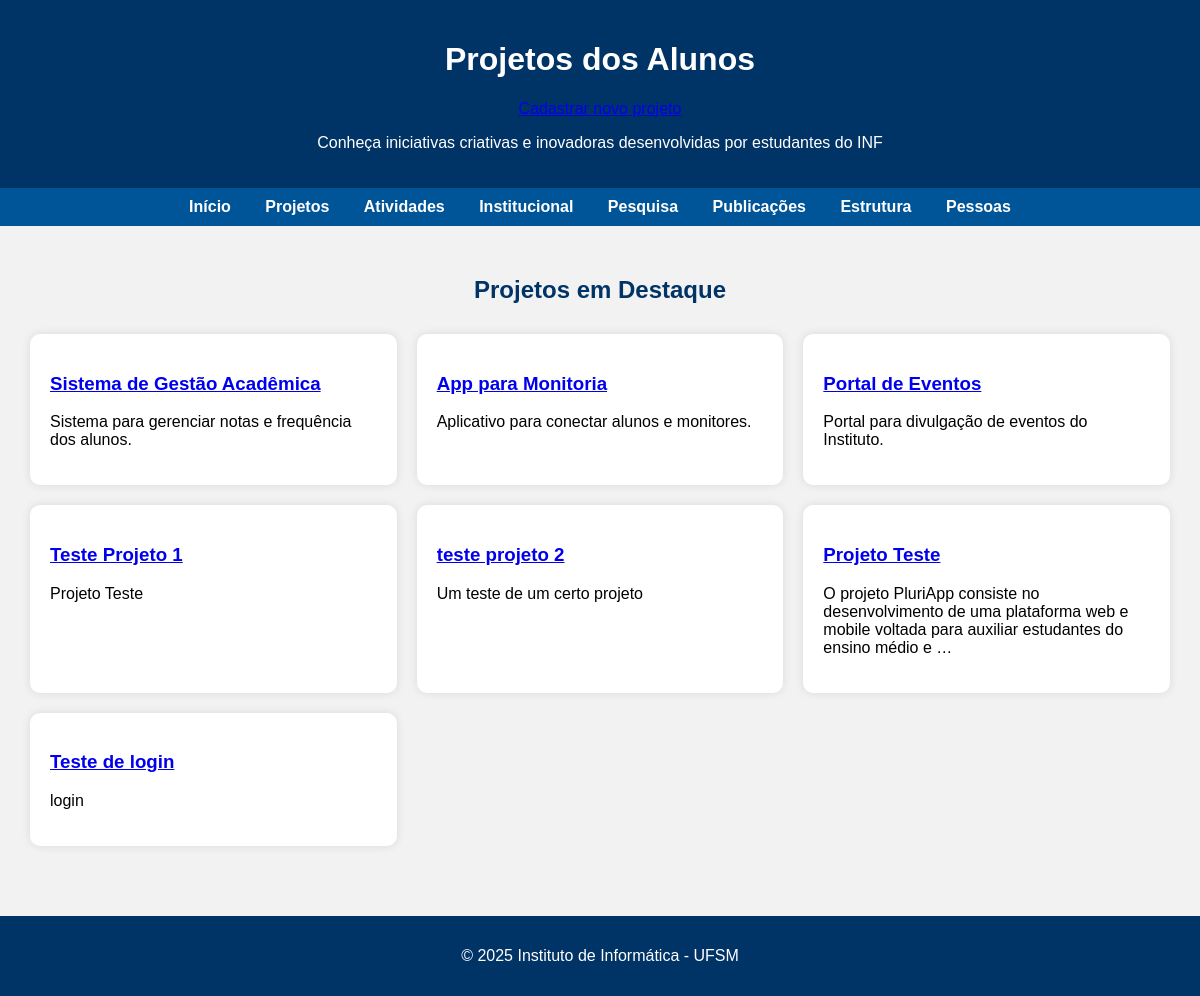
Page /projetos/ on the earlier database version.
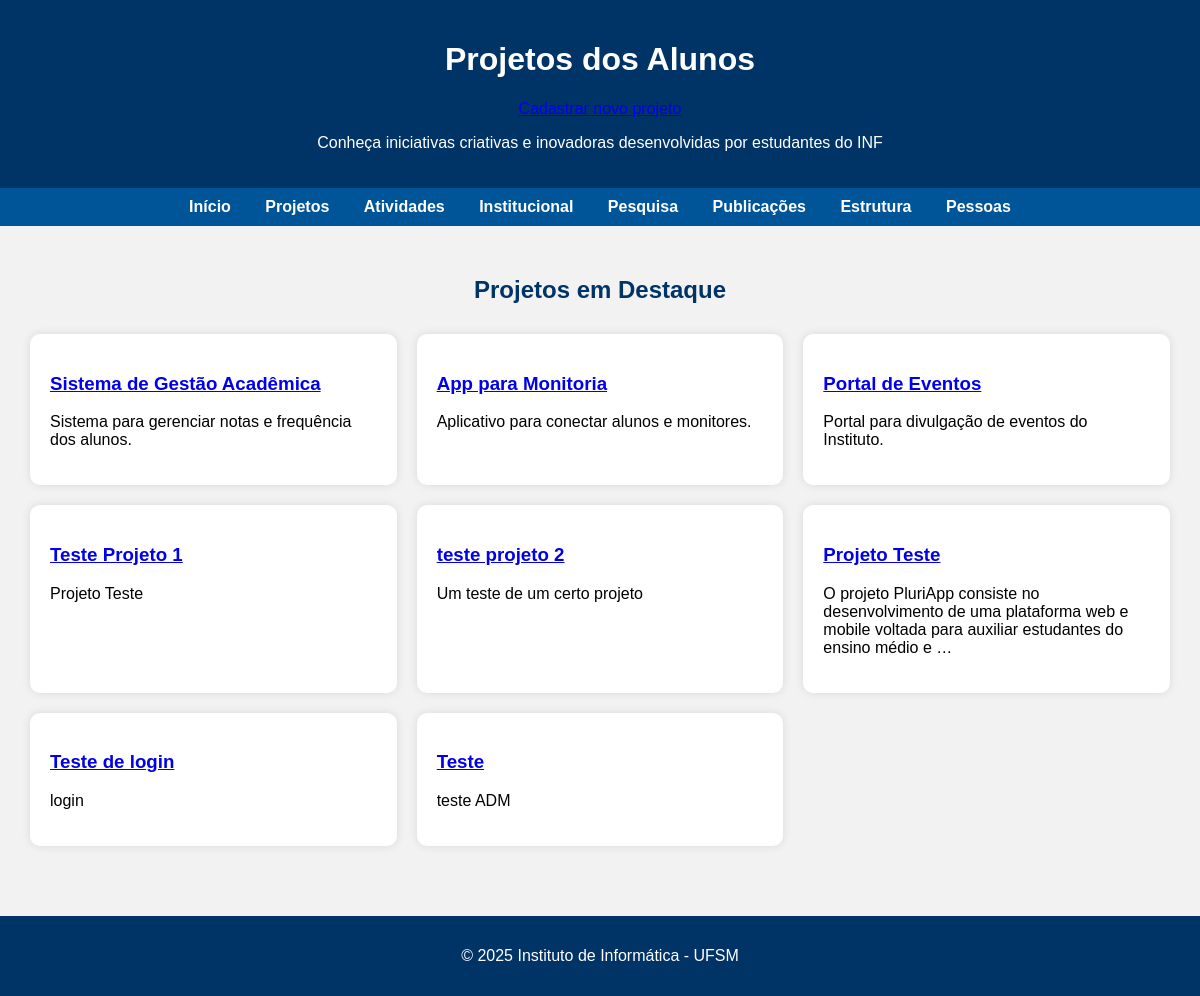
Same page on the later database version.
### cursos/models.py (models this page shows, shortened)
class Projeto(models.Model):
    titulo = models.CharField(max_length=200)
    descricao = models.TextField()
    data_publicacao = models.DateField()

### cursos/views.py (the view)
# urls.py: path('projetos/', views.projetos, name='projetos'),
def projetos(request):
    projetos = Projeto.objects.all()
    return render(request, 'cursos/projetos.html', {'projetos': projetos})

### cursos/templates/cursos/projetos.html (shortened to what this page needs)
{% load static %}
<!DOCTYPE html>
<html lang="pt-br">
<head>
</head>
<body>
    <header>
        <h1>Projetos dos Alunos</h1>
        <p><a href="{% url 'cadastrar_projeto' %}">Cadastrar novo projeto</a></p>
        <p>Conheça iniciativas criativas e inovadoras desenvolvidas por estudantes do INF</p>
    </header>
    <nav>
        <a href="/">Início</a>
        <a href="/projetos/">Projetos</a>
        <a href="/atividades/">Atividades</a>
        <a href="/institucional/">Institucional</a>
        <a href="/pesquisa/">Pesquisa</a>
        <a href="/publicacoes/">Publicações</a>
        <a href="/estrutura/">Estrutura</a>
        <a href="/pessoas/">Pessoas</a>
    </nav>
    <section>
        <h2>Projetos em Destaque</h2>
        <div class="project-grid">
    {% if projetos %}
{% for projeto in projetos %}
<div class="project-card">
    <h3><a href="{% url 'projeto_detalhe' projeto.id %}">{{ projeto.titulo }}</a></h3>
    <p>{{ projeto.descricao|truncatewords:20 }}</p>
</div>
{% endfor %}
    {% else %}
        <p>Nenhum projeto cadastrado.</p>
    {% endif %}
</div>
    </section>
    <footer>
        <p>© 2025 Instituto de Informática - UFSM</p>
    </footer>
</body>
</html>

Differences in the rows shown:
added Projeto: titulo "Teste", descricao "teste ADM"
